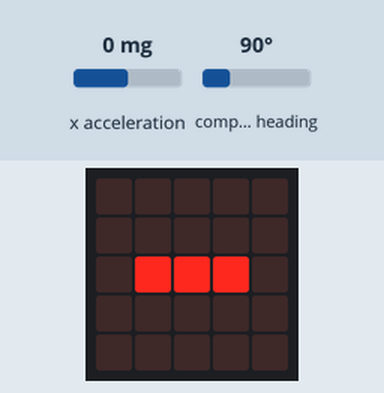
Recording of a program running on a simulated BBC micro:bit running MicroPython. Shown: the board's 5×5 LED display. Inputs (shaded band) come from the test bench; at power-on: x acceleration 0 mg, compass heading 90°. The compass is already calibrated; what the program prints to the serial console is not drawn.

Above: at 1.3 s.
1.4 s: x acceleration set to -29 mg
2.9 s: x acceleration set to -33 mg
At 4.1 s:
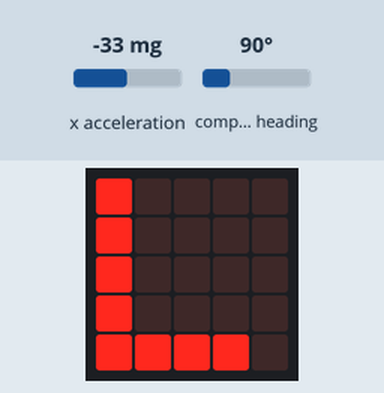
4.4 s: x acceleration set to 750 mg
At 5.6 s:
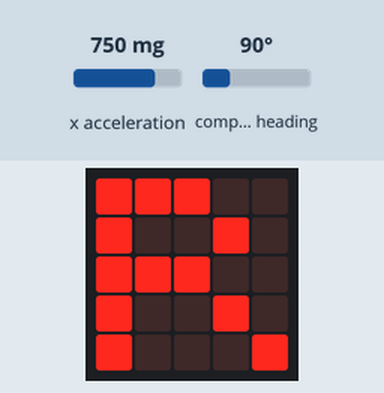
5.9 s: x acceleration set to 34 mg
7.4 s: x acceleration set to 29 mg
At 8.6 s:
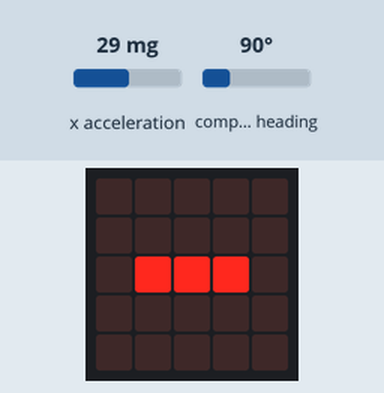
8.9 s: x acceleration set to -1440 mg
At 10.2 s:
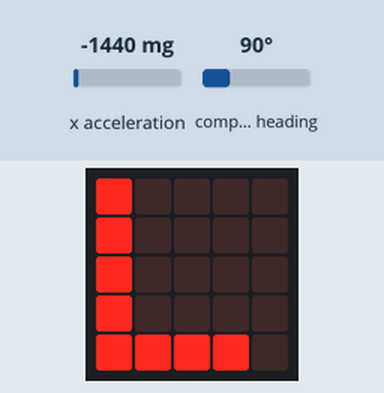
Timing chart, 0 to 11.4 s (numbered marks = the images above; inputs shaded):
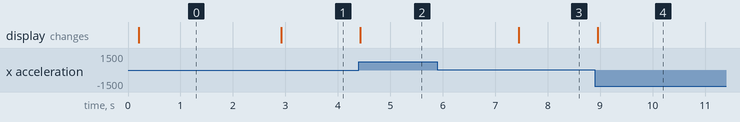

Measured:
- the behaviour switches between -30 and -31 mg on x acceleration (found by bisection; images 0 and 1)
- the behaviour switches between 31 and 30 mg on x acceleration (found by bisection; images 2 and 3)
- after the input at 1.4 s, every drawn part: stays the same
- after the input at 2.9 s, the display: changes at once (image 1)
- after the input at 4.4 s, the display: changes at once (image 2)
- after the input at 5.9 s, every drawn part: stays the same
- after the input at 7.4 s, the display: changes after 0.05 s (image 3)
- after the input at 8.9 s, the display: changes after 0.06 s (image 4)

The program:

compass-with-turn-indication-main.py
```python
# coded by Paula Taylor 20240410
# code to send magnetic heading to attached serial vi usb for PiWars entry
# added reference code to show turning left or right,forward or back  on led display
from microbit import *
compass.calibrate()

while True:
    # non-blocking print to REPL(ay) or to a serial device ONLY after reboot
    # note: tends to lock program when switching to serial devices otherwise.
    bearing=compass.heading()
    # send event every 0.1 seconds can be less but led scroll blocks
    sleep(100)
    readingx = accelerometer.get_x()

    if readingx > 30:
        display.show("R")   ## level up, twisting right
    elif readingx < -30:
        display.show("L")   ## level up, twisting left
    else:
        display.show("-")
    print(str(bearing))
    # below is not understood by Mu-Editor v1.2 on MacOS
    #needle = ((15 - compass.heading()) // 30) % 12
    #display.show(Image.ALL_CLOCKS[needle])
```
